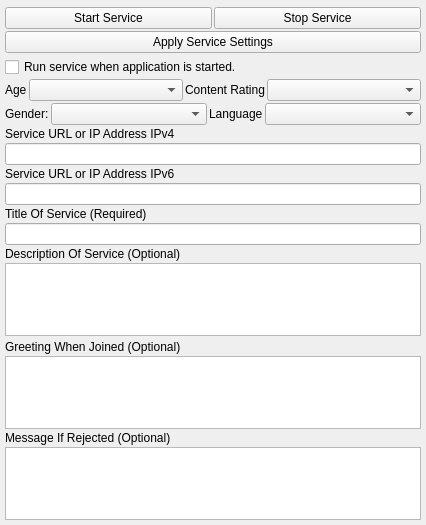
<?xml version="1.0" encoding="UTF-8"?>
<ui version="4.0">
 <class>PluginSettingsUi</class>
 <widget class="QWidget" name="PluginSettingsUi">
  <property name="geometry">
   <rect>
    <x>0</x>
    <y>0</y>
    <width>426</width>
    <height>525</height>
   </rect>
  </property>
  <property name="sizePolicy">
   <sizepolicy hsizetype="Expanding" vsizetype="Preferred">
    <horstretch>0</horstretch>
    <verstretch>0</verstretch>
   </sizepolicy>
  </property>
  <property name="windowTitle">
   <string>Service</string>
  </property>
  <property name="styleSheet">
   <string notr="true"/>
  </property>
  <layout class="QVBoxLayout" name="verticalLayout">
   <property name="spacing">
    <number>2</number>
   </property>
   <property name="leftMargin">
    <number>5</number>
   </property>
   <property name="topMargin">
    <number>5</number>
   </property>
   <property name="rightMargin">
    <number>5</number>
   </property>
   <property name="bottomMargin">
    <number>5</number>
   </property>
   <item>
    <widget class="InformationWidget" name="m_InfoWidget" native="true"/>
   </item>
   <item>
    <layout class="QHBoxLayout" name="horizontalLayout">
     <item>
      <widget class="QPushButton" name="m_StartButton">
       <property name="text">
        <string>Start Service</string>
       </property>
      </widget>
     </item>
     <item>
      <widget class="QPushButton" name="m_StopButton">
       <property name="sizePolicy">
        <sizepolicy hsizetype="Minimum" vsizetype="Preferred">
         <horstretch>0</horstretch>
         <verstretch>0</verstretch>
        </sizepolicy>
       </property>
       <property name="minimumSize">
        <size>
         <width>0</width>
         <height>0</height>
        </size>
       </property>
       <property name="text">
        <string>Stop Service</string>
       </property>
      </widget>
     </item>
    </layout>
   </item>
   <item>
    <widget class="QPushButton" name="m_ApplyButton">
     <property name="text">
      <string>Apply Service Settings</string>
     </property>
    </widget>
   </item>
   <item>
    <widget class="PermissionWidget" name="m_PermissionWidget" native="true"/>
   </item>
   <item>
    <widget class="QCheckBox" name="m_RunOnStartupCheckBox">
     <property name="text">
      <string>Run service when application is started.</string>
     </property>
    </widget>
   </item>
   <item>
    <layout class="QHBoxLayout" name="horizontalLayout_2">
     <item>
      <widget class="QLabel" name="label_2">
       <property name="text">
        <string>Age</string>
       </property>
      </widget>
     </item>
     <item>
      <widget class="QComboBox" name="m_AgeComboBox">
       <property name="sizePolicy">
        <sizepolicy hsizetype="Expanding" vsizetype="Preferred">
         <horstretch>0</horstretch>
         <verstretch>0</verstretch>
        </sizepolicy>
       </property>
       <property name="maxCount">
        <number>100</number>
       </property>
      </widget>
     </item>
     <item>
      <widget class="QLabel" name="label_5">
       <property name="text">
        <string>Content Rating</string>
       </property>
      </widget>
     </item>
     <item>
      <widget class="QComboBox" name="m_ContentRatingComboBox">
       <property name="sizePolicy">
        <sizepolicy hsizetype="Expanding" vsizetype="Preferred">
         <horstretch>0</horstretch>
         <verstretch>0</verstretch>
        </sizepolicy>
       </property>
       <property name="maxCount">
        <number>100</number>
       </property>
      </widget>
     </item>
    </layout>
   </item>
   <item>
    <layout class="QHBoxLayout" name="horizontalLayout_3">
     <item>
      <widget class="QLabel" name="label_6">
       <property name="text">
        <string>Gender:</string>
       </property>
      </widget>
     </item>
     <item>
      <widget class="QComboBox" name="m_GenderComboBox">
       <property name="sizePolicy">
        <sizepolicy hsizetype="Expanding" vsizetype="Preferred">
         <horstretch>0</horstretch>
         <verstretch>0</verstretch>
        </sizepolicy>
       </property>
      </widget>
     </item>
     <item>
      <widget class="QLabel" name="label_4">
       <property name="text">
        <string>Language</string>
       </property>
      </widget>
     </item>
     <item>
      <widget class="QComboBox" name="m_LanguageComboBox">
       <property name="sizePolicy">
        <sizepolicy hsizetype="Expanding" vsizetype="Preferred">
         <horstretch>0</horstretch>
         <verstretch>0</verstretch>
        </sizepolicy>
       </property>
      </widget>
     </item>
    </layout>
   </item>
   <item>
    <widget class="QLabel" name="m_UrlDescriptionLabelIpv4">
     <property name="text">
      <string>Service URL or IP Address IPv4</string>
     </property>
    </widget>
   </item>
   <item>
    <widget class="QLineEdit" name="m_UrlEditIpv4">
     <property name="maxLength">
      <number>63</number>
     </property>
    </widget>
   </item>
   <item>
    <widget class="QLabel" name="m_UrlDescriptionLabelIpv6">
     <property name="text">
      <string>Service URL or IP Address IPv6</string>
     </property>
    </widget>
   </item>
   <item>
    <widget class="QLineEdit" name="m_UrlEditIpv6"/>
   </item>
   <item>
    <widget class="QLabel" name="m_UserDisplayedNameLabel">
     <property name="text">
      <string>Title Of Service (Required)</string>
     </property>
    </widget>
   </item>
   <item>
    <widget class="QLineEdit" name="m_ServiceTitleEdit">
     <property name="maxLength">
      <number>127</number>
     </property>
    </widget>
   </item>
   <item>
    <widget class="QLabel" name="m_DescriptionLabel">
     <property name="text">
      <string>Description Of Service (Optional)</string>
     </property>
    </widget>
   </item>
   <item>
    <widget class="QPlainTextEdit" name="m_DescriptionEdit">
     <property name="sizePolicy">
      <sizepolicy hsizetype="Expanding" vsizetype="Preferred">
       <horstretch>0</horstretch>
       <verstretch>0</verstretch>
      </sizepolicy>
     </property>
    </widget>
   </item>
   <item>
    <widget class="ThumbnailChooseWidget" name="m_ThumbnailChooseWidget" native="true"/>
   </item>
   <item>
    <widget class="QLabel" name="label">
     <property name="text">
      <string>Greeting When Joined (Optional)</string>
     </property>
    </widget>
   </item>
   <item>
    <widget class="QPlainTextEdit" name="m_GreetingEdit">
     <property name="sizePolicy">
      <sizepolicy hsizetype="Expanding" vsizetype="Preferred">
       <horstretch>0</horstretch>
       <verstretch>0</verstretch>
      </sizepolicy>
     </property>
    </widget>
   </item>
   <item>
    <widget class="QLabel" name="label_3">
     <property name="text">
      <string>Message If Rejected (Optional)</string>
     </property>
    </widget>
   </item>
   <item>
    <widget class="QPlainTextEdit" name="m_RejectEdit">
     <property name="sizePolicy">
      <sizepolicy hsizetype="Expanding" vsizetype="Preferred">
       <horstretch>0</horstretch>
       <verstretch>0</verstretch>
      </sizepolicy>
     </property>
    </widget>
   </item>
  </layout>
 </widget>
 <customwidgets>
  <customwidget>
   <class>PermissionWidget</class>
   <extends>QWidget</extends>
   <header>PermissionWidget.h</header>
   <container>1</container>
  </customwidget>
  <customwidget>
   <class>InformationWidget</class>
   <extends>QWidget</extends>
   <header>InformationWidget.h</header>
   <container>1</container>
  </customwidget>
  <customwidget>
   <class>ThumbnailChooseWidget</class>
   <extends>QWidget</extends>
   <header>ThumbnailChooseWidget.h</header>
   <container>1</container>
  </customwidget>
 </customwidgets>
 <resources/>
 <connections/>
</ui>
